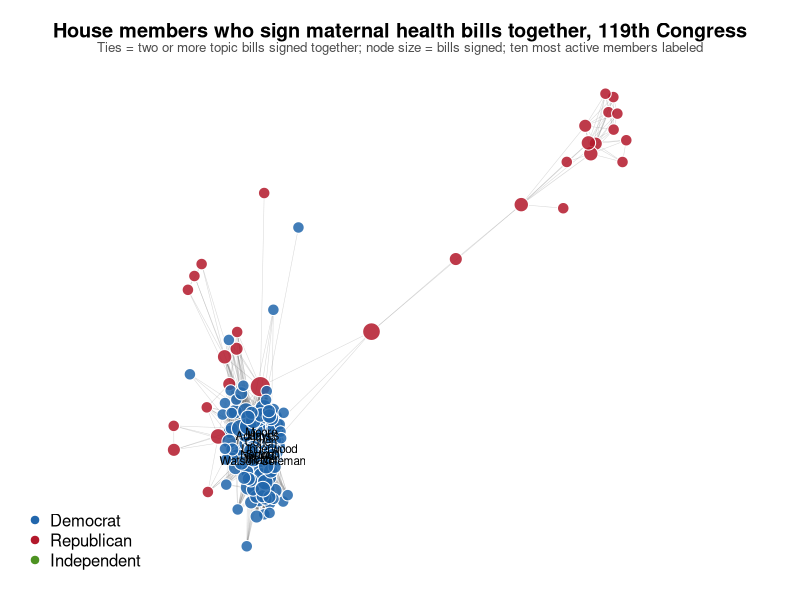
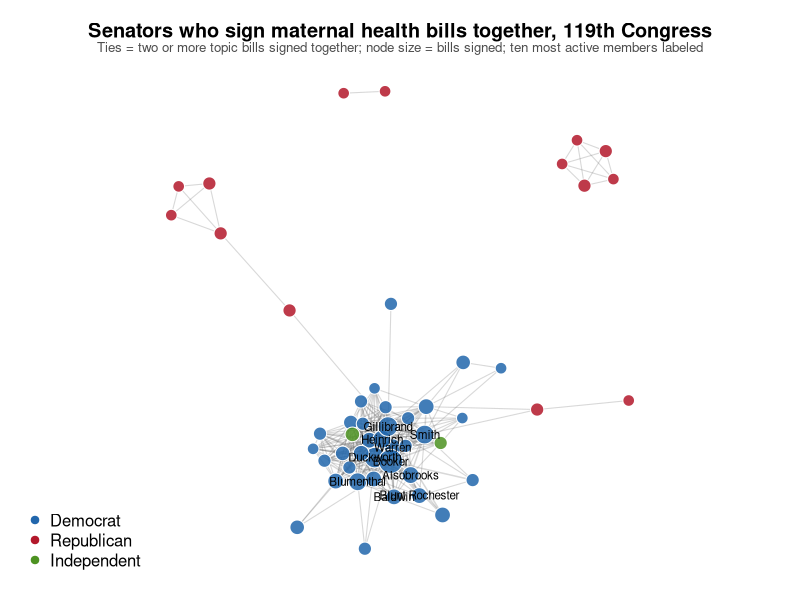
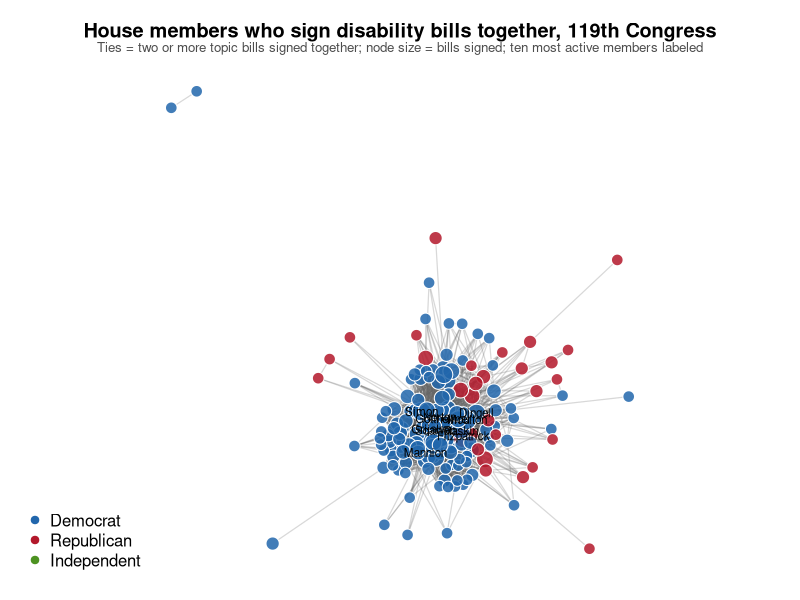
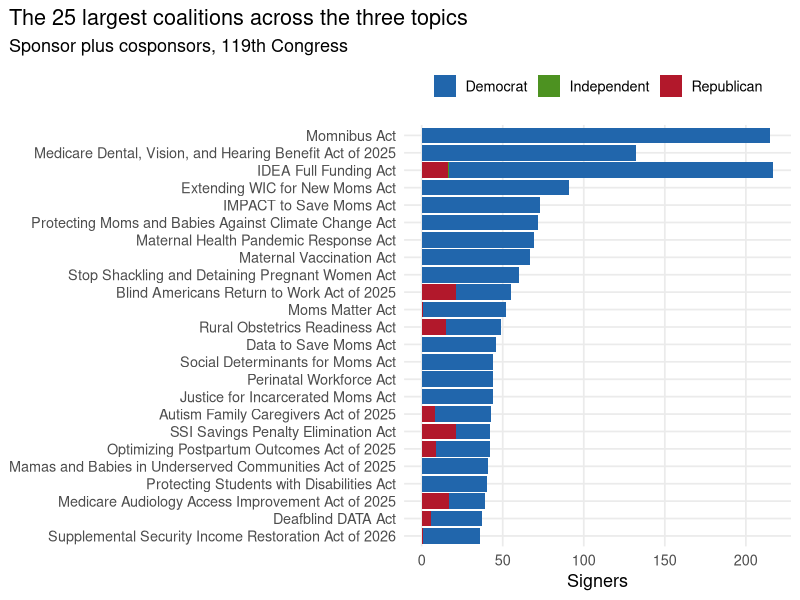
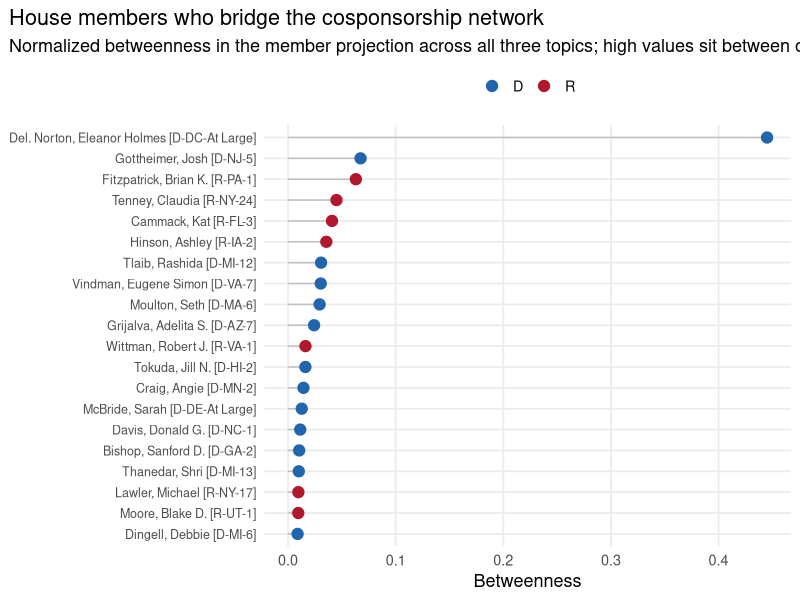
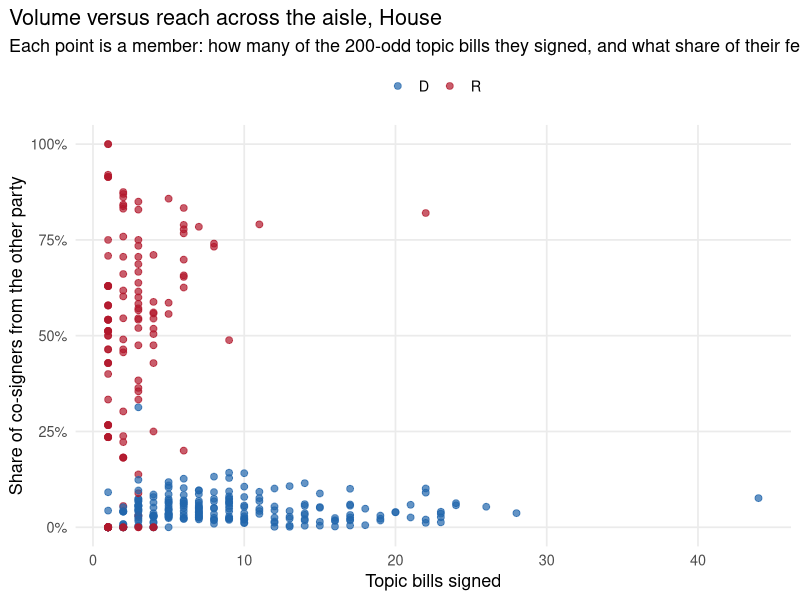

Source code (R) for these figures, in order:
# ------------------------------------------------------------------
# Who actually cosponsors maternal health, deaf and hard of hearing,
# and disability bills in the 119th Congress
#
# analysis.R
#
# Reads data/ (built by build_data.py from govinfo BILLSTATUS bulk
# data) and writes the tables in output/, the figures in figures/, and
# the graph JSON that docs/index.html renders.
#
# Run in RStudio: open this file, Session > Set Working Directory >
# To Source File Location, then Source (Ctrl+Shift+S).
# ------------------------------------------------------------------

needed <- c("tidyverse", "igraph", "jsonlite", "scales")
missing <- needed[!needed %in% rownames(installed.packages())]
if (length(missing) > 0) install.packages(missing)
library(tidyverse); library(igraph); library(jsonlite); library(scales)

dir.create("output", showWarnings = FALSE)
dir.create("figures", showWarnings = FALSE)
dir.create("docs", showWarnings = FALSE)

bills   <- read_csv("data/topic_bills.csv",      show_col_types = FALSE, col_types = cols(.default = "c"))
cospon  <- read_csv("data/topic_cosponsors.csv", show_col_types = FALSE, col_types = cols(.default = "c"))
members <- read_csv("data/members.csv",          show_col_types = FALSE, col_types = cols(.default = "c"))

topics <- c(maternal = "Maternal health", deaf_hoh = "Deaf and hard of hearing", disability = "Disability")
pal_party <- c(D = "#2166ac", R = "#b2182b", I = "#4d9221", ID = "#4d9221", L = "#4d9221")

bills <- bills %>%
  mutate(chamber = if_else(str_starts(bill_type, "H"), "House", "Senate"),
         n_cosponsors = as.integer(n_cosponsors),
         introduced_date = as.Date(introduced_date))

# Abortion-policy bills (bans, mifepristone restrictions, pregnancy resource center funding) are
# tagged in the data but kept out of the maternal health network. They are a different fight with
# a different coalition, and folding them in would swamp the maternal care bills on the Republican
# side. They are listed in output/abortion_policy_bills.csv for completeness.
abortion_bills <- bills %>% filter(str_detect(topics, "abortion"))
write_csv(abortion_bills %>% select(bill_id, title, sponsor_name, n_cosponsors, introduced_date, url), "output/abortion_policy_bills.csv")
bills  <- bills %>% filter(!str_detect(topics, "abortion"))
cospon <- cospon %>% filter(bill_id %in% bills$bill_id)

# Long table: one row per (bill, topic)
bill_topics <- bills %>%
  separate_longer_delim(topics, "|") %>%
  rename(topic = topics)

# Signers: sponsor plus every cosponsor who did not withdraw
signers <- bind_rows(
  bills %>% transmute(bill_id, bioguide = sponsor_bioguide, role = "sponsor"),
  cospon %>% filter(withdrawn_date == "" | is.na(withdrawn_date)) %>%
    transmute(bill_id, bioguide, role = if_else(is_original == "True", "original cosponsor", "cosponsor"))
) %>% filter(bioguide != "") %>% distinct(bill_id, bioguide, .keep_all = TRUE) %>%
  left_join(members %>% select(bioguide, full_name, party, state, district, chamber), by = "bioguide")

# ---- 1. Bill-level: size and bipartisanship ----------------------
bill_summary <- signers %>%
  group_by(bill_id) %>%
  summarise(signers = n(),
            dem = sum(party == "D"), rep = sum(party == "R"), ind = sum(!party %in% c("D", "R")),
            .groups = "drop") %>%
  mutate(bipartisan = dem > 0 & rep > 0,
         minority_share = pmin(dem, rep) / signers) %>%
  right_join(bills %>% select(bill_id, bill_type, number, title, chamber, topics, sponsor_name, sponsor_party, introduced_date, latest_action, url, veteran_related), by = "bill_id") %>%
  mutate(across(c(signers, dem, rep, ind), ~ replace_na(.x, 0)),
         bipartisan = replace_na(bipartisan, FALSE)) %>%
  arrange(desc(signers))
write_csv(bill_summary, "output/bill_summary.csv")

topic_summary <- bill_topics %>%
  left_join(bill_summary %>% select(bill_id, signers, bipartisan, dem, rep), by = "bill_id") %>%
  group_by(topic) %>%
  summarise(bills = n(),
            house_bills = sum(chamber == "House"), senate_bills = sum(chamber == "Senate"),
            median_signers = median(signers), mean_signers = round(mean(signers), 1),
            bipartisan_bills = sum(bipartisan), pct_bipartisan = percent(mean(bipartisan), 1),
            dem_sponsored = sum(sponsor_party == "D"), rep_sponsored = sum(sponsor_party == "R"),
            .groups = "drop") %>%
  mutate(topic = topics[topic])
write_csv(topic_summary, "output/topic_summary.csv")

# ---- 2. Member-level: who signs, who bridges ---------------------
member_topic <- signers %>%
  inner_join(bill_topics %>% select(bill_id, topic), by = "bill_id") %>%
  group_by(bioguide, topic) %>%
  summarise(bills_signed = n(), bills_sponsored = sum(role == "sponsor"), .groups = "drop")

# Cross-party share: of the OTHER signers on the bills this member signed, what share are from the other party
cross_party <- signers %>%
  inner_join(signers %>% select(bill_id, other = bioguide, other_party = party), by = "bill_id", relationship = "many-to-many") %>%
  filter(bioguide != other, party %in% c("D", "R")) %>%
  group_by(bioguide) %>%
  summarise(cross_party_share = mean(other_party != party & other_party %in% c("D", "R")), .groups = "drop")

# Member projection per chamber: edge weight = number of topic bills both signed
project_members <- function(sig) {
  inc <- sig %>% distinct(bill_id, bioguide) %>% mutate(v = 1L) %>%
    pivot_wider(names_from = bill_id, values_from = v, values_fill = 0L)
  m <- as.matrix(inc[, -1]); rownames(m) <- inc$bioguide
  adj <- m %*% t(m); diag(adj) <- 0
  g <- graph_from_adjacency_matrix(adj, mode = "undirected", weighted = TRUE)
  g
}

member_metrics <- list()
graphs <- list()
for (ch in c("House", "Senate")) {
  sig <- signers %>% filter(chamber == ch)
  g <- project_members(sig)
  V(g)$party <- members$party[match(V(g)$name, members$bioguide)]
  graphs[[ch]] <- g
  bt <- betweenness(g, weights = 1 / E(g)$weight, normalized = TRUE)
  member_metrics[[ch]] <- tibble(bioguide = V(g)$name, chamber = ch,
                                 degree = degree(g), weighted_degree = strength(g),
                                 betweenness = bt, pagerank = page_rank(g, weights = E(g)$weight)$vector)
}
member_metrics <- bind_rows(member_metrics)

member_summary <- members %>%
  left_join(member_topic %>% pivot_wider(names_from = topic, values_from = c(bills_signed, bills_sponsored), values_fill = 0), by = "bioguide") %>%
  left_join(signers %>% count(bioguide, name = "topic_bills_signed_total"), by = "bioguide") %>%
  left_join(cross_party, by = "bioguide") %>%
  left_join(member_metrics, by = c("bioguide", "chamber")) %>%
  mutate(across(starts_with("bills_"), ~ replace_na(.x, 0L)),
         topic_bills_signed_total = replace_na(topic_bills_signed_total, 0L)) %>%
  arrange(chamber, desc(topic_bills_signed_total))
write_csv(member_summary, "output/member_summary.csv")

# Targeting list: the columns an advocacy director needs on Monday
targeting <- member_summary %>%
  transmute(chamber, full_name, party, state, district,
            maternal = bills_signed_maternal, deaf_hoh = bills_signed_deaf_hoh, disability = bills_signed_disability,
            total = topic_bills_signed_total,
            cross_party_share = round(cross_party_share, 2),
            bridge_score = round(betweenness, 3),
            instagram, x, instagram_url, x_url) %>%
  arrange(chamber, desc(total))
write_csv(targeting, "output/targeting_list.csv")

# Members who signed nothing in a topic, by chamber (the "sign nothing" list)
nothing <- member_summary %>%
  filter(topic_bills_signed_total == 0 | bills_signed_maternal == 0) %>%
  transmute(chamber, full_name, party, state, district, maternal = bills_signed_maternal, deaf_hoh = bills_signed_deaf_hoh, disability = bills_signed_disability)
write_csv(nothing, "output/members_with_no_maternal_bills.csv")

# ---- 3. Bill-to-bill coalition overlap ---------------------------
jaccard_pairs <- function(sig_topic) {
  sets <- split(sig_topic$bioguide, sig_topic$bill_id)
  ids <- names(sets)[lengths(sets) >= 5]
  if (length(ids) < 2) return(tibble())
  expand_grid(a = ids, b = ids) %>% filter(a < b) %>%
    mutate(jaccard = map2_dbl(a, b, ~ length(intersect(sets[[.x]], sets[[.y]])) / length(union(sets[[.x]], sets[[.y]])))) %>%
    arrange(desc(jaccard))
}
overlap <- bill_topics %>% distinct(topic, bill_id) %>%
  group_by(topic) %>% group_map(~ jaccard_pairs(signers %>% filter(bill_id %in% .x$bill_id)) %>% mutate(topic = .y$topic)) %>%
  bind_rows() %>%
  left_join(bills %>% select(a = bill_id, title_a = title), by = "a") %>%
  left_join(bills %>% select(b = bill_id, title_b = title), by = "b") %>%
  select(topic, a, title_a, b, title_b, jaccard)
write_csv(overlap, "output/bill_coalition_overlap.csv")

# ---- 4. Headline numbers -----------------------------------------
hl <- c(
  sprintf("Bills classified: %d (%s)", nrow(bills), paste(sprintf("%s %d", topics[names(table(unlist(str_split(bills$topics, '\\|'))))], table(unlist(str_split(bills$topics, "\\|")))), collapse = "; ")),
  sprintf("Members appearing as sponsor or cosponsor: %d (%d House, %d Senate)", nrow(members), sum(members$chamber == "House"), sum(members$chamber == "Senate")),
  sprintf("Signer rows (sponsor + cosponsor): %d", nrow(signers)),
  sprintf("Bipartisan bills (at least one D and one R signer): %d of %d (%s)", sum(bill_summary$bipartisan), nrow(bill_summary), percent(mean(bill_summary$bipartisan), 1)),
  sprintf("Bills with no cosponsors at all: %d", sum(bill_summary$signers <= 1)),
  sprintf("Abortion-policy bills tagged and set aside: %d", nrow(abortion_bills)),
  sprintf("Largest coalition: %s, %d signers", bill_summary$title[1], bill_summary$signers[1])
)
writeLines(hl, "output/headline_numbers.txt"); cat(paste(hl, collapse = "\n"), "\n")

# ---- 5. Figures --------------------------------------------------
theme_set(theme_minimal(base_size = 13) + theme(panel.grid.minor = element_blank(), plot.title.position = "plot"))

# Fig 1: member network, House, maternal health bills
plot_network <- function(ch, topic_key, file, title) {
  ids <- bill_topics %>% filter(topic == topic_key, chamber == ch) %>% pull(bill_id)
  sig <- signers %>% filter(bill_id %in% ids)
  if (n_distinct(sig$bioguide) < 5) return(invisible(NULL))
  g <- project_members(sig)
  V(g)$nbills <- as.integer(table(sig$bioguide)[V(g)$name])
  # Draw only ties of two or more shared bills, so a single very large bill does not
  # collapse a whole party into one blob. Members with no such tie are dropped from the picture.
  g <- delete_edges(g, E(g)[weight < 2])
  g <- delete_vertices(g, degree(g) == 0)
  V(g)$party <- members$party[match(V(g)$name, members$bioguide)]
  V(g)$label <- str_remove(members$full_name[match(V(g)$name, members$bioguide)], "^(Rep\\.|Sen\\.|Del\\.|Rescom\\.) ") %>% str_remove(",.*$")
  set.seed(42)
  lay <- layout_with_fr(g, weights = sqrt(E(g)$weight), niter = 2000)
  png(file, width = 2000, height = 2000, res = 170)
  par(mar = c(1, 1, 3, 1))
  plot(g, layout = lay,
       vertex.size = 2 + sqrt(V(g)$nbills) * 2.2,
       vertex.color = adjustcolor(pal_party[V(g)$party], 0.85), vertex.frame.color = "white",
       vertex.label = ifelse(rank(-V(g)$nbills, ties.method = "first") <= 10, V(g)$label, NA),
       vertex.label.cex = 0.7, vertex.label.color = "black", vertex.label.family = "sans",
       edge.width = 0.2 + E(g)$weight / max(E(g)$weight) * 3, edge.color = adjustcolor("grey40", 0.25))
  title(main = title, cex.main = 1.2)
  mtext("Ties = two or more topic bills signed together; node size = bills signed; ten most active members labeled", side = 3, line = 0.2, cex = 0.8, col = "grey30")
  legend("bottomleft", legend = c("Democrat", "Republican", "Independent"), pch = 19, col = pal_party[c("D", "R", "I")], bty = "n")
  dev.off()
}
plot_network("House", "maternal", "figures/fig1_house_maternal_network.png", "House members who sign maternal health bills together, 119th Congress")
plot_network("Senate", "maternal", "figures/fig2_senate_maternal_network.png", "Senators who sign maternal health bills together, 119th Congress")
plot_network("House", "disability", "figures/fig3_house_disability_network.png", "House members who sign disability bills together, 119th Congress")

# Fig 4: the 25 biggest bills by signers, party split
fig4 <- bill_summary %>% slice_max(signers, n = 25, with_ties = FALSE) %>%
  mutate(title = str_trunc(title, 60), title = fct_reorder(title, signers)) %>%
  pivot_longer(c(dem, rep, ind), names_to = "party", values_to = "n") %>%
  mutate(party = factor(party, levels = c("dem", "ind", "rep"), labels = c("Democrat", "Independent", "Republican"))) %>%
  ggplot(aes(x = n, y = title, fill = party)) + geom_col() +
  scale_fill_manual(values = c(Democrat = "#2166ac", Independent = "#4d9221", Republican = "#b2182b"), name = NULL) +
  labs(title = "The 25 largest coalitions across the three topics", subtitle = "Sponsor plus cosponsors, 119th Congress", x = "Signers", y = NULL) +
  theme(legend.position = "top")
ggsave("figures/fig4_largest_coalitions.png", fig4, width = 11, height = 9, dpi = 150, bg = "white")

# Fig 5: bridges. Top 20 House members by betweenness in the all-topic projection
fig5 <- member_summary %>% filter(chamber == "House", !is.na(betweenness)) %>%
  slice_max(betweenness, n = 20, with_ties = FALSE) %>%
  mutate(label = str_remove(full_name, "^Rep\\. ") %>% str_replace(",\\s*", ", "), label = fct_reorder(label, betweenness)) %>%
  ggplot(aes(x = betweenness, y = label, color = party)) +
  geom_segment(aes(x = 0, xend = betweenness, yend = label), color = "grey75") + geom_point(size = 3.5) +
  scale_color_manual(values = pal_party, name = NULL) +
  labs(title = "House members who bridge the cosponsorship network", subtitle = "Normalized betweenness in the member projection across all three topics; high values sit between otherwise separate coalitions",
       x = "Betweenness", y = NULL) + theme(legend.position = "top", axis.text.y = element_text(size = 9))
ggsave("figures/fig5_house_bridges.png", fig5, width = 10, height = 8, dpi = 150, bg = "white")

# Fig 6: cross-party share vs number of bills signed, House
fig6 <- member_summary %>% filter(chamber == "House", topic_bills_signed_total > 0, party %in% c("D", "R")) %>%
  ggplot(aes(x = topic_bills_signed_total, y = cross_party_share, color = party)) +
  geom_point(alpha = 0.7, size = 2) +
  scale_color_manual(values = pal_party, name = NULL) +
  scale_y_continuous(labels = percent_format(1)) +
  labs(title = "Volume versus reach across the aisle, House", subtitle = "Each point is a member: how many of the 200-odd topic bills they signed, and what share of their fellow signers came from the other party",
       x = "Topic bills signed", y = "Share of co-signers from the other party") + theme(legend.position = "top")
ggsave("figures/fig6_house_volume_vs_crossparty.png", fig6, width = 10, height = 7, dpi = 150, bg = "white")

# ---- 6. Graph JSON for docs/index.html ---------------------------
edges_all <- list()
for (ch in c("House", "Senate")) {
  for (tk in names(topics)) {
    ids <- bill_topics %>% filter(topic == tk, chamber == ch) %>% pull(bill_id)
    sig <- signers %>% filter(bill_id %in% ids)
    if (n_distinct(sig$bioguide) < 3) next
    g <- project_members(sig)
    el <- as_data_frame(g, what = "edges") %>% mutate(chamber = ch, topic = tk)
    edges_all[[paste(ch, tk)]] <- el
  }
}
edges_all <- bind_rows(edges_all) %>% filter(weight >= 1)
nodes_json <- member_summary %>% filter(topic_bills_signed_total > 0) %>%
  transmute(id = bioguide, name = str_remove(full_name, "\\s*\\[.*\\]$"), party, state, district = replace_na(district, ""), chamber,
            maternal = bills_signed_maternal, deaf_hoh = bills_signed_deaf_hoh, disability = bills_signed_disability,
            total = topic_bills_signed_total, cross = round(replace_na(cross_party_share, 0), 2), instagram, x)
write_json(list(nodes = nodes_json, edges = edges_all %>% select(source = from, target = to, weight, chamber, topic),
                bills = bill_summary %>% select(bill_id, title, chamber, topics, signers, dem, rep, bipartisan, url)),
           "docs/graph.json", auto_unbox = TRUE, pretty = FALSE)

# README tables
md_table <- function(df) {
  hdr <- paste0("| ", paste(names(df), collapse = " | "), " |"); sep <- paste0("|", paste(rep("---", ncol(df)), collapse = "|"), "|")
  paste(c(hdr, sep, apply(df, 1, function(r) paste0("| ", paste(r, collapse = " | "), " |"))), collapse = "\n")
}
t1 <- topic_summary %>% transmute(Topic = topic, Bills = bills, House = house_bills, Senate = senate_bills, `Median signers` = median_signers, `Bipartisan` = paste0(bipartisan_bills, " (", pct_bipartisan, ")"), `D sponsored` = dem_sponsored, `R sponsored` = rep_sponsored)
t2 <- bill_summary %>% slice_max(signers, n = 12, with_ties = FALSE) %>% transmute(Bill = bill_id, Title = str_trunc(title, 70), Signers = signers, D = dem, R = rep, Topics = topics)
t3 <- member_summary %>% filter(chamber == "House") %>% slice_max(topic_bills_signed_total, n = 12, with_ties = FALSE) %>% transmute(Member = full_name, Maternal = bills_signed_maternal, `Deaf/HoH` = bills_signed_deaf_hoh, Disability = bills_signed_disability, Total = topic_bills_signed_total, `Cross-party share` = percent(cross_party_share, 1))
t4 <- member_summary %>% filter(chamber == "Senate") %>% slice_max(topic_bills_signed_total, n = 12, with_ties = FALSE) %>% transmute(Member = full_name, Maternal = bills_signed_maternal, `Deaf/HoH` = bills_signed_deaf_hoh, Disability = bills_signed_disability, Total = topic_bills_signed_total, `Cross-party share` = percent(cross_party_share, 1))
t5 <- member_summary %>% filter(chamber == "House", !is.na(betweenness)) %>% slice_max(betweenness, n = 10, with_ties = FALSE) %>% transmute(Member = full_name, `Bills signed` = topic_bills_signed_total, `Cross-party share` = percent(cross_party_share, 1), Betweenness = round(betweenness, 3))
t6 <- overlap %>% filter(topic == "maternal") %>% slice_max(jaccard, n = 10, with_ties = FALSE) %>% transmute(`Bill A` = paste0(a, " ", str_trunc(title_a, 45)), `Bill B` = paste0(b, " ", str_trunc(title_b, 45)), `Shared signers (Jaccard)` = percent(jaccard, 1))
writeLines(c("## Topics", md_table(t1), "", "## Largest coalitions", md_table(t2), "", "## House members who sign the most", md_table(t3), "", "## Senators who sign the most", md_table(t4), "", "## House bridges", md_table(t5), "", "## Maternal health bills that share a coalition", md_table(t6)), "output/readme_tables.md")
message("Done.")
